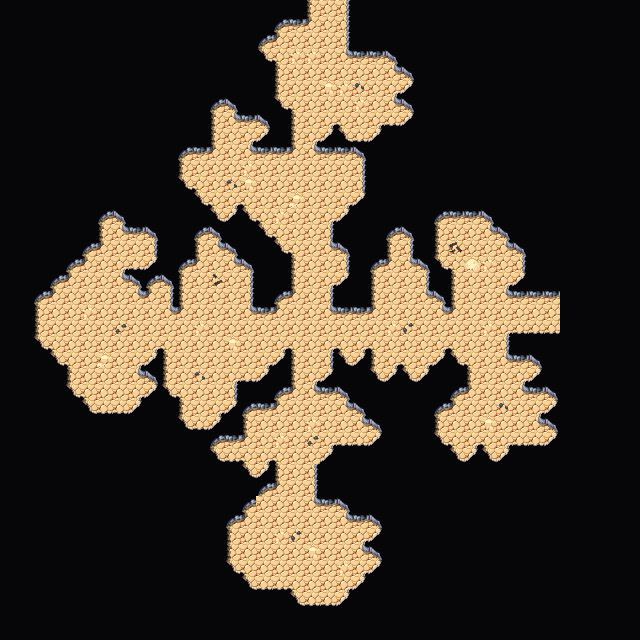

This game map was drawn from its Tiled (.tmx) file and the tilesets committed beside it. A one-line description and the trimmed map source follow:
An orthogonal 40x40 tile map with 16x16 px tiles, 4 tile layers (Collision, Background, Walls, Clutter), 2 tilesets and 2 objects.

<map version="1.5" tiledversion="1.7.2" orientation="orthogonal" renderorder="right-down" width="40" height="40" tilewidth="16" tileheight="16" infinite="0" nextlayerid="7" nextobjectid="62">
 <editorsettings>
  <export target="wastetown..tmx" format="tmx" />
 </editorsettings>
 <tileset firstgid="1" source="../../../tileset/main.tsx" />
 <tileset firstgid="3477" source="../../../tileset/buildings.tsx" />
 <layer id="6" name="Collision" width="40" height="40">
  <data>[1600 cells, 0 non-empty, 0 distinct tile ids]</data>
 </layer>
 <layer id="1" name="Background" width="40" height="40">
  <data>[1600 cells, 1600 non-empty, 1 distinct tile ids]</data>
 </layer>
 <layer id="2" name="Walls" width="40" height="40">
  <data>[1600 cells, 1362 non-empty, 19 distinct tile ids]</data>
 </layer>
 <layer id="3" name="Clutter" width="40" height="40">
  <properties>
   <property name="spriteLayer" type="bool" value="true" />
  </properties>
  <data>[1600 cells, 29 non-empty, 10 distinct tile ids]</data>
 </layer>
 <objectgroup id="4" name="Objects">
  <object id="60" template="../../../obj/door_left.tx" x="542" y="322">
   <properties>
    <property name="teleport" value="../common/maps/map/cave/cave_multilevel_4/cave_23B6.tmx" />
    <property name="teleportObjectId" value="59" />
   </properties>
  </object>
  <object id="61" template="../../../obj/door_down.tx" x="319.333" y="19.3333">
   <properties>
    <property name="teleport" value="../common/maps/map/cave/cave_multilevel_4/cave_23A5.tmx" />
    <property name="teleportObjectId" value="62" />
   </properties>
  </object>
 </objectgroup>
</map>
